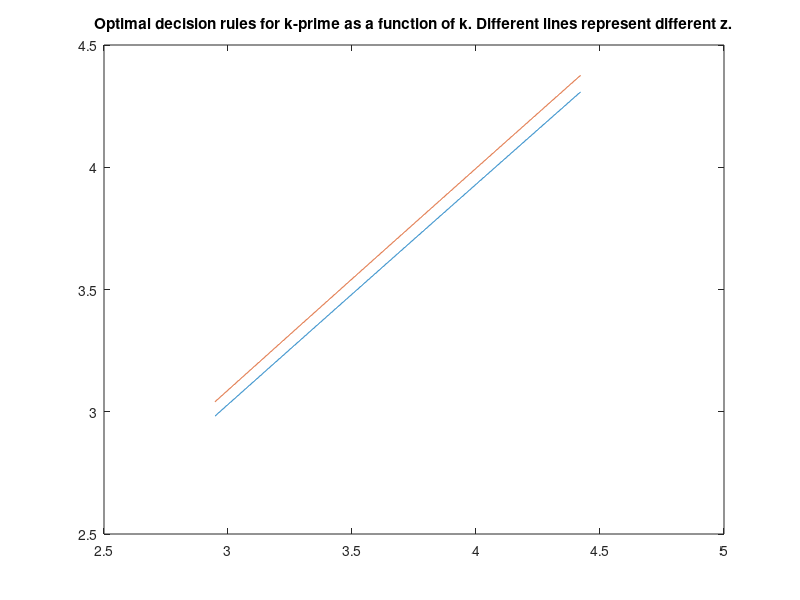
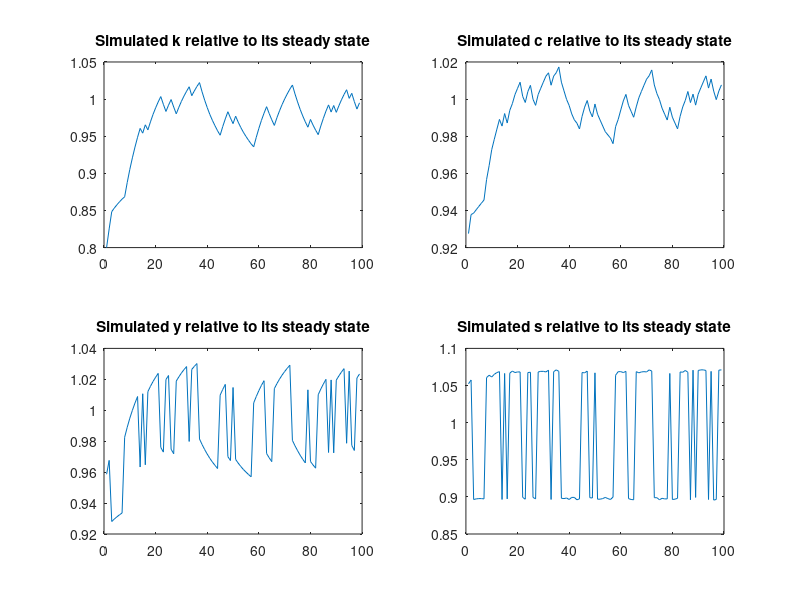
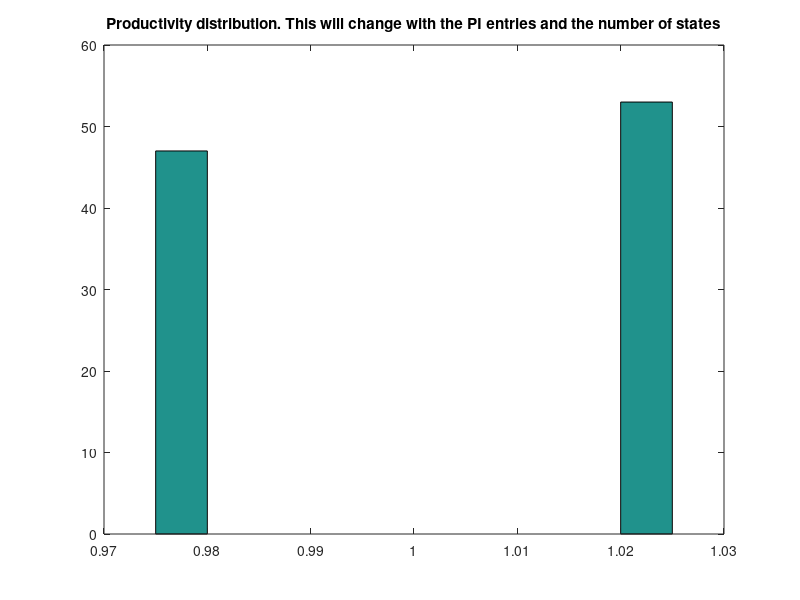

The MATLAB source for these figures, in order:
% Value function Matlab code 
% Code originally written by Panayiotis Pourpourides, pourpouridesp@cf.ac.ac.uk
% This version by Michael Hatcher, m.c.hatcher@soton.ac.uk

clc; close; clear;

%----------------------------------------------------
% 1. Set number of grid points for k (nz) and z (nz)
%----------------------------------------------------
nk = 1000; % No. of grid points for k % a high number will make k appear continuous
nz = 2; % No. of states of technology % if you change this number you also need to change Z and PI and simulation below (see N states code)

%-----------------
% 2. Calibration
%-----------------
sigma = 2;
theta = 0.3;
delta = 0.1;
beta = 0.98;

%---------------------------
% 3. Steady state solution
%---------------------------
ky_ss = beta*theta/(1-beta*(1-delta));
y_ss = ky_ss^(theta/(1-theta));
k_ss = ky_ss * y_ss;
c_ss = y_ss - delta*k_ss;
z_ss = 1; % normalize the steady state for z to unity

%--------------------------------
% 4. Discretize the state space
%--------------------------------
%Two states
Z = [0.975 1.025];
PI = [0.6 0.4; 0.3 0.7];

Kstep = (1.2*k_ss-0.8*k_ss) / (nk-1); % increment for the k grid points
K = 0.8*k_ss:Kstep:1.2*k_ss; % the sequence of grid points starts from 0.8*k_ss and increases by Kstep until it reaches 1.2*k_ss

%------------------------------------
% 5. Set initial value function V(0)
%------------------------------------
u = c_ss^(1-sigma) / (1-sigma);
maxiter = 1000;
V = ones(nz,nk) * u / (1-beta); % This is the infinite sum of discounted utilities, when consumption remains always at the steady state.

%--------------------------------------
% 6. Iterate on V until convergence
%--------------------------------------
maxdiff = 1e-4; % = 0.0001
diffV = 1;
iter = 1;

while (iter <= maxiter) && (diffV > maxdiff) % as long as both statements hold the iteration continues
    
% Recall that V(k,z)=max{u(k,z,k')+ beta*EV(k',z')}
% Calculate expected V
%The first loop controls the rows of the matrix, the second loop controls the columns of the matrix and the third loop controls the sum in each cell.

EV = zeros(nz,nk);
for iz = 1:nz
    for ik_prime = 1:nk
        for iz_prime = 1:nz
    EV(iz,ik_prime) = EV(iz,ik_prime) + PI(iz,iz_prime) * V(iz_prime,ik_prime);
        end
    end
end

%--------------------
% 7. Compute new V
%--------------------
newV = zeros(nz,nk);
iDecK = zeros(nz,nk); % index to decisions in k grid
for iz = 1:nz
    for ik = 1:nk
    % Calculate c for each k'
    % c is a 1*nk vector
    
    c = Z(iz)*K(ik)^theta + (1-delta)*K(ik) - K;
    c = max(c,1e-8);
    
    % c must be non-negative. If there is a negative c replace it with a
    % very small number. Negative or small cs wouldn't be chosen anyway.
    
    % Compute the value function
    
    v = c.^(1-sigma)/(1-sigma) + beta*EV(iz,:); % This is a 1 x nk vector
    [newV(iz,ik), iDecK(iz,ik)] = max(v); % pick the highest V, and save it in newV in the corresponding location. 
    
    %iDecK(iz,ik) is the location of optimal k0 as a function of the location of the current state (z; k)
    end
end

%--------------------------------------------------
% 8. Compute the distance between V(n+1) and V(n)
%--------------------------------------------------
diffV = max(abs((newV(:)-V(:))./V(:)));
iter = iter + 1;
V = newV;

end

fprintf(1,'Found value function after %5.0d iterations.',iter-1)

%-----------------------------------
% 9. Plot the optimal rule for k'
%-----------------------------------
figure (1) % number the figures. If you omit this command, only the last figure will be displayed
plot(K,K(iDecK)')
title('Optimal decision rules for k-prime as a function of k. Different lines represent different z.')

%---------------------------------------------------------------
% 10. Simulate the model using the optimal rules for T periods
%---------------------------------------------------------------
T = 100;
simiZ = zeros(1,T);
simiK = zeros(1,T);
simiZ(1) = 1;
simiK(1) = 1;
rand('state',150);
for i = 2:T
    r = rand; % draw random number from uniform distribution on [0,1] interval
    if r<PI(simiZ(i-1),1), iz = 1; else iz=2;  
    end
ik = simiK(i-1); % timing: simK(t) = choice of k' in period t, i.e. k in period t+1
newiK = iDecK(iz,ik);
simiZ(i) = iz;
simiK(i) = newiK;
end

% There are 2 states for z, z1, z2. We used the uniform dist. on [0,1] to determine the realized state.  
 
%---------------------------------
% 11. Compute simulated y and c
%---------------------------------

simZ = Z(simiZ(2:end)); % a vector that contains the simulated value of z at each date
simKnext = K(simiK(2:end)); % a vector that contains the simulated grid point of k0 at each date
simK = K(simiK(1:end-1)); % a vector that contains the simulated grid point of k at each date
% y and c
simY = simZ.*simK.^theta;
simC = simY + (1-delta)*simK - simKnext;
%For distribution plot below
simZ = Z(simiZ(1:end));

%---------------------------------------
% 12. Plot simulated k, y and c
%---------------------------------------

figure (2)
subplot (221)
plot([simK'/k_ss])
title('Simulated k relative to its steady state')
subplot (222)
plot([simC'/c_ss])
title('Simulated c relative to its steady state')
subplot (223)
plot([simY'/y_ss])
title('Simulated y relative to its steady state')
subplot (224)
plot([(simY'-simC')/(y_ss - c_ss)])
title('Simulated s relative to its steady state') %saving = output - consumption as closed economy with no government
figure (3)
hist(simZ)
title('Productivity distribution. This will change with the PI entries and the number of states')